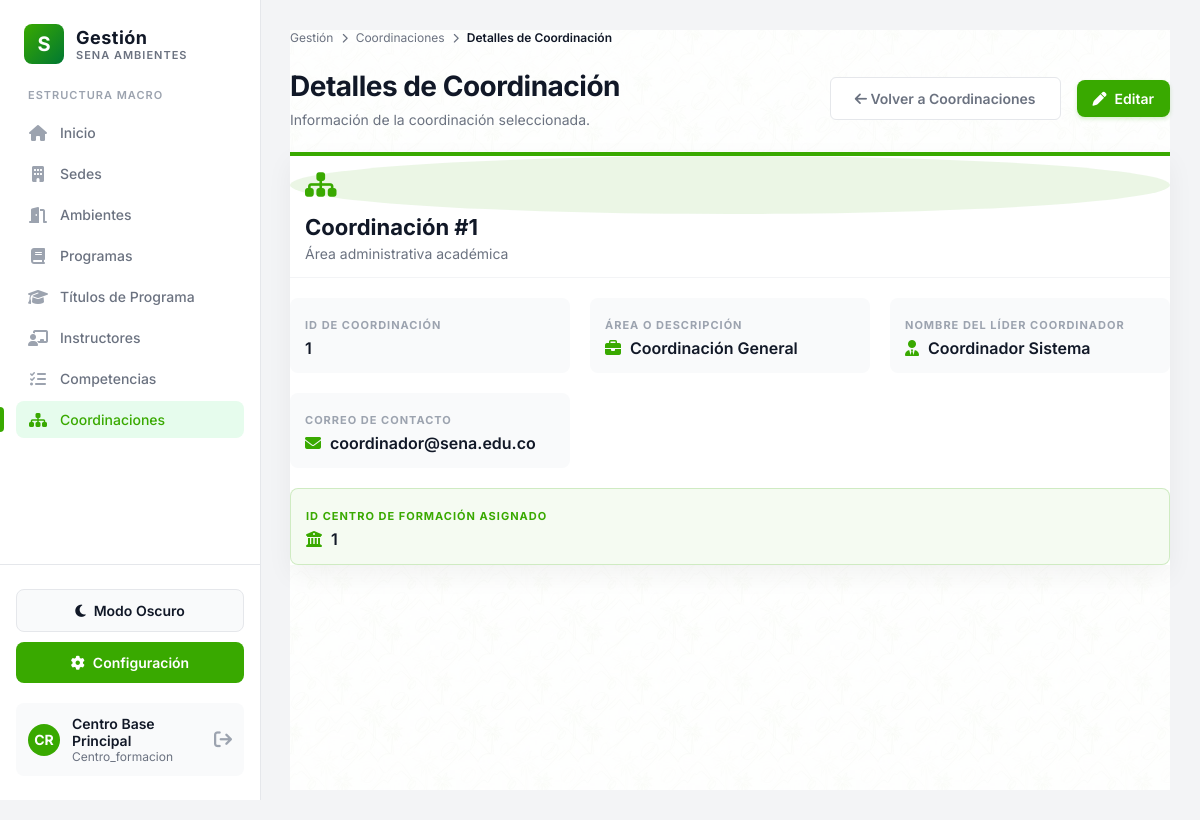
/?controller=Coordinacion&action=details&id=1 (signed in), run on the app's committed database.
### tables this page shows
CREATE TABLE IF NOT EXISTS `COORDINACION` (
  `coord_id` INT(11) NOT NULL,
  `coord_descripcion` VARCHAR(45) NOT NULL,
  `CENTRO_FORMACION_cent_id` INT(11) NOT NULL,
  `coord_nombre_coordinador` VARCHAR(45) NOT NULL,
  `coord_correo` VARCHAR(45) NOT NULL,
  `coord_password` VARCHAR(255) NOT NULL,  
  PRIMARY KEY (`coord_id`),
  KEY `fk_COORDINACION_CENTRO_FORMACION1_idx` (`CENTRO_FORMACION_cent_id`),
  CONSTRAINT `fk_COORDINACION_CENTRO_FORMACION1` FOREIGN KEY (`CENTRO_FORMACION_cent_id`) REFERENCES `CENTRO_FORMACION` (`cent_id`) ON DELETE NO ACTION ON UPDATE NO ACTION
);

### controllers/CoordinacionController.php (called while the page is built, shortened)
<?php
require_once 'models/Coordinacion.php';
class CoordinacionController {
    public function details() {
        $coordinacion = Coordinacion::searchById($_GET['id']);
        require_once 'views/Coordinacion/details.php';
    }
}
?>

### models/Coordinacion.php (called while the page is built, shortened)
<?php
class Coordinacion {
    private $coord_id;
    private $coord_descripcion;
    private $CENTRO_FORMACION_cent_id;
    private $coord_nombre_coordinador;
    private $coord_correo;
    public function __construct($coord_id, $coord_descripcion, $CENTRO_FORMACION_cent_id, $coord_nombre_coordinador, $coord_correo, $coord_password){
        $this->coord_id = $coord_id;
        $this->coord_descripcion = $coord_descripcion;
        $this->CENTRO_FORMACION_cent_id = $CENTRO_FORMACION_cent_id;
        $this->coord_nombre_coordinador = $coord_nombre_coordinador;
        $this->coord_correo = $coord_correo;
    }
public function getCoord_id(){
    return $this->coord_id;
}
public function getCoord_descripcion(){
    return $this->coord_descripcion;
}
public function getCENTRO_FORMACION_cent_id(){
    return $this->CENTRO_FORMACION_cent_id;
}
public function getCoord_nombre_coordinador(){
    return $this->coord_nombre_coordinador;
}
public function getCoord_correo(){
    return $this->coord_correo;
}
    public static function searchById($coord_id){
        $db=DB::getConnect();
        $centro_id = $_SESSION['centro_id'] ?? null;
        if ($centro_id !== null && $centro_id !== '') {
            $select=$db->prepare('SELECT * FROM coordinacion WHERE coord_id=:coord_id AND CENTRO_FORMACION_cent_id = :centro_id');
            $select->bindValue('centro_id', $centro_id);
        } else {
            $select=$db->prepare('SELECT * FROM coordinacion WHERE coord_id=:coord_id');
        }
        $select->bindValue('coord_id',$coord_id);
        $select->execute();
        $coordinacionDb=$select->fetch();
        if ($coordinacionDb) {
            $coordinacion = new Coordinacion ($coordinacionDb['coord_id'],$coordinacionDb['coord_descripcion'],$coordinacionDb['CENTRO_FORMACION_cent_id'],$coordinacionDb['coord_nombre_coordinador'],$coordinacionDb['coord_correo'],$coordinacionDb['coord_password']);
            return $coordinacion;
        }
        return null;
    }
}

### views/Coordinacion/details.php (the view)
<div class="view-container">
    <div class="breadcrumb">
        <span>Gestión</span>
        <i class="fa-solid fa-chevron-right" style="font-size: 10px;"></i>
        <a href="?controller=Coordinacion&action=index" style="color: #6b7280; text-decoration: none;">Coordinaciones</a>
        <i class="fa-solid fa-chevron-right" style="font-size: 10px;"></i>
        <span class="active">Detalles de Coordinación</span>
    </div>
    <div class="view-header" style="align-items: center;">
        <div class="view-title-block">
            <h1>Detalles de Coordinación</h1>
            <p>Información de la coordinación seleccionada.</p>
        </div>
        <div class="header-actions">
            <a href="?controller=Coordinacion&action=index" class="btn-secondary" style="text-decoration: none;">
                <i class="fa-solid fa-arrow-left"></i> Volver a Coordinaciones
            </a>
            <a href="?controller=Coordinacion&action=updateshow&id=<?= htmlspecialchars($coordinacion->getCoord_id()) ?>" class="btn-primary" style="text-decoration: none;">
                <i class="fa-solid fa-pen"></i> Editar
            </a>
        </div>
    </div>
    <div class="details-card" style="box-shadow: 0 10px 25px rgba(0,0,0,0.05); border: none; border-top: 4px solid var(--brand-primary); background: var(--bg-card);">
        <div class="details-header" style="border-bottom: 1px solid var(--border-color-light); padding-bottom: 15px; margin-bottom: 20px;">
            <div class="details-icon" style="background: rgba(57, 169, 0, 0.1); padding: 15px; border-radius: 50%;">
                <i class="fa-solid fa-sitemap" style="font-size: 28px; color: var(--brand-primary);"></i>
            </div>
            <div class="details-title-group" style="padding-left: 15px;">
                <h3 style="color: var(--text-primary); margin: 0; font-size: 22px;">Coordinación #<?= htmlspecialchars($coordinacion->getCoord_id()) ?></h3>
                <p style="color: var(--text-secondary); margin: 5px 0 0 0; font-size: 14px;">Área administrativa académica</p>
            </div>
        </div>
        <div class="details-grid" style="display: grid; grid-template-columns: repeat(auto-fit, minmax(250px, 1fr)); gap: 20px;">
            <div class="detail-group" style="background: var(--bg-input); padding: 15px; border-radius: 8px;">
                <label style="font-size: 11px; text-transform: uppercase; letter-spacing: 1px; color: var(--text-tertiary); font-weight: 700;">ID DE COORDINACIÓN</label>
                <div class="detail-value" style="font-size: 16px; font-weight: 600; color: var(--text-primary); margin-top: 5px;"><?= htmlspecialchars($coordinacion->getCoord_id()) ?></div>
            </div>
            <div class="detail-group" style="background: var(--bg-input); padding: 15px; border-radius: 8px;">
                <label style="font-size: 11px; text-transform: uppercase; letter-spacing: 1px; color: var(--text-tertiary); font-weight: 700;">ÁREA O DESCRIPCIÓN</label>
                <div class="detail-value" style="font-size: 16px; font-weight: 600; color: var(--text-primary); margin-top: 5px;">
                    <i class="fa-solid fa-briefcase" style="color: var(--brand-primary); margin-right: 5px;"></i> <?= htmlspecialchars($coordinacion->getCoord_descripcion()) ?>
                </div>
            </div>
            <div class="detail-group" style="background: var(--bg-input); padding: 15px; border-radius: 8px;">
                <label style="font-size: 11px; text-transform: uppercase; letter-spacing: 1px; color: var(--text-tertiary); font-weight: 700;">NOMBRE DEL LÍDER COORDINADOR</label>
                <div class="detail-value" style="font-size: 16px; font-weight: 600; color: var(--text-primary); margin-top: 5px;">
                    <i class="fa-solid fa-user-tie" style="color: var(--brand-primary); margin-right: 5px;"></i> <?= htmlspecialchars($coordinacion->getCoord_nombre_coordinador()) ?>
                </div>
            </div>
            <div class="detail-group" style="background: var(--bg-input); padding: 15px; border-radius: 8px;">
                <label style="font-size: 11px; text-transform: uppercase; letter-spacing: 1px; color: var(--text-tertiary); font-weight: 700;">CORREO DE CONTACTO</label>
                <div class="detail-value" style="font-size: 16px; font-weight: 600; color: var(--text-primary); margin-top: 5px;">
                    <i class="fa-solid fa-envelope" style="color: var(--brand-primary); margin-right: 5px;"></i> <?= htmlspecialchars($coordinacion->getCoord_correo()) ?>
                </div>
            </div>
            <div class="detail-group" style="background: rgba(57, 169, 0, 0.05); border: 1px solid rgba(57, 169, 0, 0.2); padding: 15px; border-radius: 8px; grid-column: 1 / -1;">
                <label style="font-size: 11px; text-transform: uppercase; letter-spacing: 1px; color: var(--brand-primary); font-weight: 700;">ID CENTRO DE FORMACIÓN ASIGNADO</label>
                <div class="detail-value" style="font-size: 16px; font-weight: 600; color: var(--text-primary); margin-top: 5px;">
                    <i class="fa-solid fa-building-columns" style="color: var(--brand-primary); margin-right: 5px;"></i> <?= htmlspecialchars($coordinacion->getCENTRO_FORMACION_cent_id()) ?>
                </div>
            </div>
        </div>
    </div>
</div>

### assets/css/main.css (style rules this page uses)
:root { --bg-body: #f3f4f6; --bg-overlay: rgba(255, 255, 255, 0.85); --bg-card: #ffffff; --bg-card-hover: #f8fafc; --bg-sidebar: #ffffff; --bg-input: #f9fafb; --bg-table-header: #ffffff; --text-primary: #111827; --text-secondary: #6b7280; --text-tertiary: #9ca3af; --text-inverse: #ffffff; --border-color: #e5e7eb; --border-color-light: #f3f4f6; --brand-primary: #39A900; --brand-primary-hover: #2e8b00; --brand-primary-light: #e6fced; --brand-secondary: #007832; --danger: #ef4444; --danger-bg: #fee2e2; --danger-hover: #fef2f2; --warning: #f59e0b; --warning-bg: #fef3c7; --info: #2563eb; --info-bg: #dbeafe; }
body { margin: 0; padding: 0; background-color: var(--bg-body); color: var(--text-primary); font-family: 'Inter', sans-serif; transition: background-color 0.3s ease, color 0.3s ease; }

### assets/css/views.css (style rules this page uses)
.view-container { background-color: transparent; width: 100%; background-image: linear-gradient(var(--bg-overlay), var(--bg-overlay)), url('../img/colombia_bg.png'); background-repeat: repeat; background-size: 400px; background-position: center top; background-attachment: fixed; min-height: calc(100vh - 40px); }
.view-header { display: flex; justify-content: space-between; align-items: flex-start; margin-bottom: 24px; gap: 16px; }
.view-title-block h1 { font-size: 28px; font-weight: 700; color: var(--text-primary); margin: 0 0 8px 0; letter-spacing: -0.5px; }
.view-title-block p { font-size: 14px; color: var(--text-secondary); margin: 0; }
.breadcrumb { font-size: 12px; color: var(--text-secondary); margin-bottom: 24px; display: flex; align-items: center; gap: 8px; }
.breadcrumb span.active { font-weight: 600; color: var(--text-primary); }
.header-actions { display: flex; gap: 16px; align-items: center; flex-wrap: wrap; }
.btn-primary { background-color: var(--brand-primary); color: var(--text-inverse); padding: 10px 16px; border: none; border-radius: 8px; font-family: 'Inter', sans-serif; font-weight: 600; font-size: 14px; cursor: pointer; display: flex; align-items: center; gap: 8px; transition: all 0.2s ease; box-shadow: 0 2px 4px rgba(57, 169, 0, 0.2); }

### assets/css/forms.css (style rules this page uses)
.btn-secondary { background-color: var(--bg-card); color: var(--text-secondary); padding: 12px 24px; border: 1px solid var(--border-color); border-radius: 6px; font-family: inherit; font-weight: 600; font-size: 14px; cursor: pointer; transition: all 0.2s; }

### data on the page
coordinacion: coord_id "1", coord_descripcion "Coordinación General", coord_nombre_coordinador "Coordinador Sistema", coord_correo "coordinador@sena.edu.co", CENTRO_FORMACION_cent "1"

### other printed values
$_SESSION['nombre'] "Centro Base Principal"
$_SESSION['rol'] "Centro_formacion"
